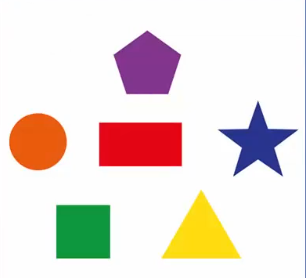
#> input picture project/1- Introductory projects/17-Detecting Geometric Shapes/allshapes.png, 306 x 278 px
$ python DetectShape.py
#> lines starting #> are read from the running program, lines starting #| are printed output that depends on the picture; after the words box and inside, x2 and y2 are one past the last pixel; in counts of white or black regions, pixels touching at a corner belong together; long printed decimals are rounded
import cv2

img = cv2.imread('allshapes.png')
#> img is the input picture: shape (278, 306, 3); mean B, G, R 215.4, 221.3, 233.8

color = cv2.cvtColor(img, cv2.COLOR_BGR2GRAY)
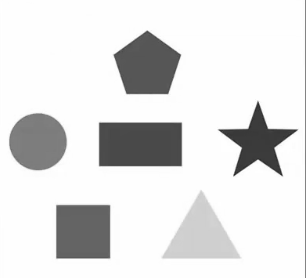
#> color: shape (278, 306); min 39, max 255, mean 224.4
_, thresh = cv2.threshold(color, 215, 255, cv2.THRESH_BINARY)
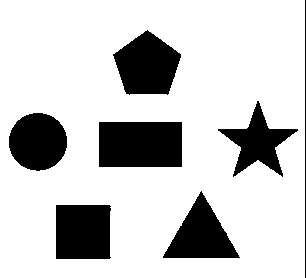
#> thresh: shape (278, 306); 79.5% white; 7 black regions
contours, hierarchy = cv2.findContours(thresh, cv2.RETR_TREE, cv2.CHAIN_APPROX_SIMPLE)
#> contours = 7 contours; box (x1, y1, x2, y2) and area: (0, 0, 305, 278) 84208, (98, 121, 183, 168) 3862, (112, 29, 182, 96) 3122, (55, 204, 112, 260) 3028, (162, 190, 241, 259) 2728, (8, 112, 68, 172) 2716, (217, 100, 299, 178) 2353


for i in contours:
    approx = cv2.approxPolyDP(i, 0.01 * cv2.arcLength(i, True), True)
    cv2.drawContours(img, [approx], 0, (0, 0, 0), 1)
    x = approx.ravel()[0]
    y = approx.ravel()[1]

    if len(approx) == 3:
        cv2.putText(img, 'triangle', (x, y), cv2.FONT_HERSHEY_COMPLEX, 0.5, (15, 220, 255))

    elif len(approx) == 4:
        x, y, w, h = cv2.boundingRect(approx)
        aspectratio = float(w) / h
        print(aspectratio)

        if aspectratio >= 0.95 and aspectratio <= 1.05:
            cv2.putText(img, 'square', (x, y), cv2.FONT_HERSHEY_COMPLEX, 0.5, (12, 153, 112))

        else:
            cv2.putText(img, 'rectangle', (x, y), cv2.FONT_HERSHEY_COMPLEX, 0.5, (20, 5, 227))

    elif len(approx) == 5:
        cv2.putText(img, 'pentagon', (x, y), cv2.FONT_HERSHEY_COMPLEX, 0.5, (141, 53, 129))

    elif len(approx) == 10:
        cv2.putText(img, 'star', (x, y), cv2.FONT_HERSHEY_COMPLEX, 0.5, (140, 52, 40))

    else:
        cv2.putText(img, 'circle', (x, y), cv2.FONT_HERSHEY_COMPLEX, 0.5, (12, 91, 234))
#> this loop made 7 passes
#> (approx, w, h, aspectratio) on passes 1, 2, 4: ([[0, 0], [0, 277], [304, 277], [304, 0]], 305, 278, 1.1), ([[55, 205], [109, 204], [111, 257], [56, 259]], 57, 56, 1.02), ([[98, 122], [181, 121], [182, 166], [99, 167]], 85, 47, 1.81)
#| 1.097
#| 1.018
#| 1.809
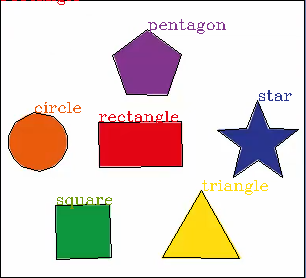
#> img: shape (278, 306, 3); 4.19% of pixels changed, all inside (x1, y1, x2, y2) = (0, 0, 305, 278)


cv2.imshow('image', img)

cv2.waitKey(0)
cv2.destroyAllWindows()
